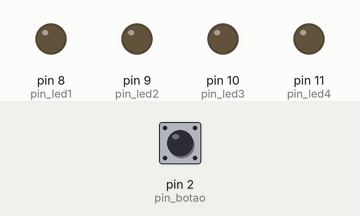
This sketch was run on a simulated Arduino Uno, built with avr-gcc and run on an emulated ATmega328P. Parts: output pins drawn as LEDs (lit = HIGH). Inputs (shaded band) come from the test bench; at power-on: pin 2 (pin_botao) LOW.

Above: at 1.2 s.
1.3 s: pin 2 (pin_botao) pulled HIGH for 0.15 s
At 2.1 s:
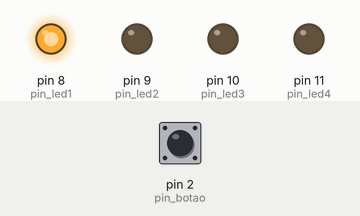
Timing chart, 0 to 4.3 s (numbered marks = the images above; inputs shaded):
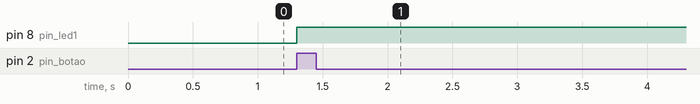

Measured:
- after the input at 1.3 s, pin 8 (pin_led1): LOW → HIGH at once

The sketch:

atividade1.ino
```cpp
#define pin_led1 8    // e /* */
#define pin_led2 9
#define pin_led3 10
#define pin_led4 11
#define pin_botao 2

void setup() {
  Serial.begin(9600);
  pinMode(pin_led1, OUTPUT);
  pinMode(pin_led2, OUTPUT);
  pinMode(pin_led3, OUTPUT);
  pinMode(pin_led4, OUTPUT);
  pinMode(pin_botao, INPUT);
}

void loop() {
  bool estado = digitalRead(pin_botao);
  if (estado == 1) {
    digitalWrite(pin_led1, HIGH);
  }
}
```
